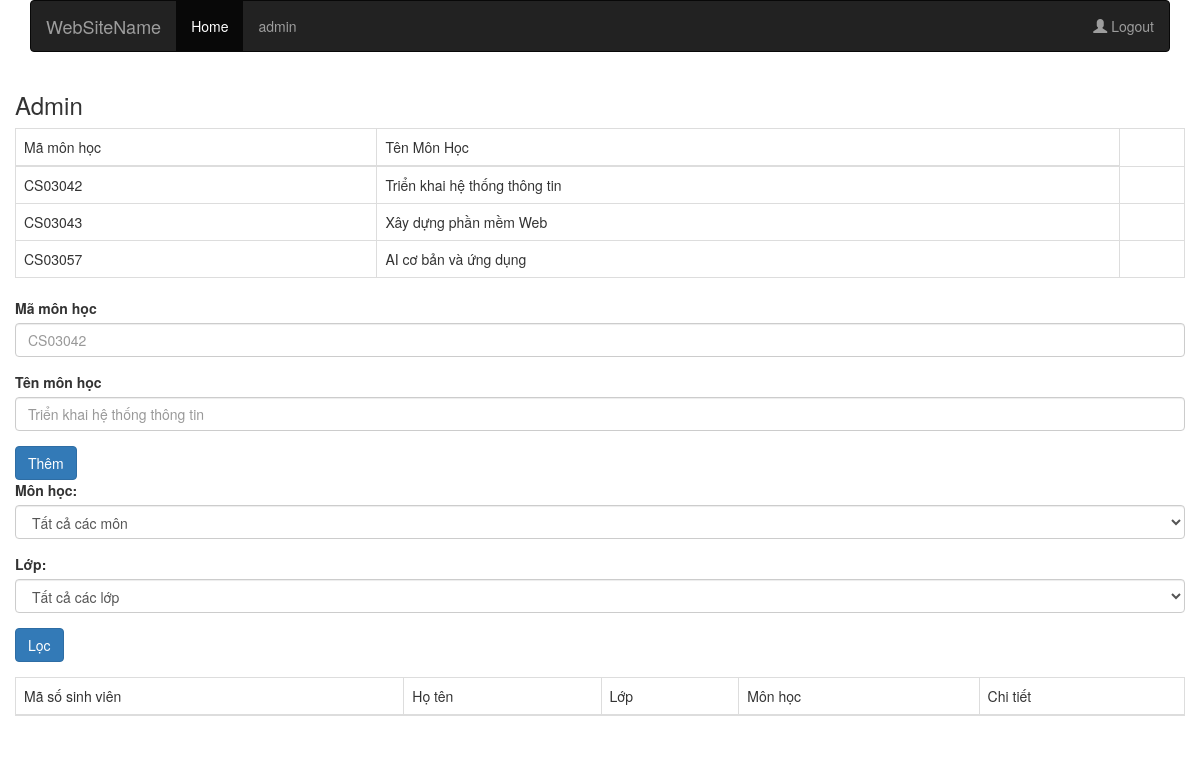
Screenshot of /admin/admin.php (signed in) with the database file from the repository.
### tables this page shows
CREATE TABLE IF NOT EXISTS `mon_hoc` (
  `ten_mon_hoc` varchar(50) NOT NULL,
  `ma_mon_hoc` varchar(10) NOT NULL,
  PRIMARY KEY (`ma_mon_hoc`),
  UNIQUE KEY `MaMH` (`ma_mon_hoc`),
  KEY `MaMH_2` (`ma_mon_hoc`)
);

### admin/admin.php (the view, shortened to what this page needs)
<?php
include_once ("../config.php");
?>
<!DOCTYPE html>
<html>
<head>
    <link rel="stylesheet" href="../css/bootstrap.min.css">
</head>
<body>
    <div class="container">
        <?php
        include_once ("../header.php");
        ?>
        <div class="row">
            <div class="card card-outline-secondary">
                <div class="card-header">
                    <h3 class="mb-0">Admin</h3>
                </div>
                <table class="table table-bordered">
                    <thead>
                        <tr>
                            <td>Mã môn học</td>
                            <td>Tên Môn Học</td>
                        </tr>
                    </thead>
                    <tbody>
                        <?php
                        $sql = "select ma_mon_hoc, ten_mon_hoc from mon_hoc";
                        $query = $conn->query($sql);
                        while ($row = $query->fetch_assoc()) {
                            ?>
                            <tr>
                                <td>
                                    <?php echo $row['ma_mon_hoc'] ?>
                                </td>
                                <td>
                                    <?php echo $row['ten_mon_hoc'] ?>
                                </td>
                                <td>
                                </td>
                            </tr>
                            <?php
                        }
                        ?>
                    </tbody>
                </table>
                <form method="post" action="admin.php">
                    <div class="form-group">
                        <label for="mamh">Mã môn học</label>
                        <input type="text" class="form-control" id="mamh" name="mamh" placeholder="CS03042">
                    </div>
                    <div class="form-group">
                        <label for="tenmh">Tên môn học</label>
                        <input type="text" class="form-control" id="tenmh" name="tenmh"
                            placeholder="Triển khai hệ thống thông tin">
                    </div>
                    <input type="submit" class="btn btn-primary" name="AddSubject" value="Thêm">
                </form>
                <form method="post" action="admin.php">
                    <div class="form-group">
                        <span>
                            <label for="mon_hoc">Môn học:</label>
                            <select class="form-control" name="mon_hoc" id="mon_hoc">
                                <option value="All">Tất cả các môn</option>
                            </select>
                        </span>
                    </div>
                    <div class="form-group">
                        <span>
                            <label for="lop">Lớp:</label>
                            <select class="form-control" name="lop" id="lop">
                                <option value="All">Tất cả các lớp</option>
                            </select>
                        </span>
                    </div>
                    <div class="form-group">
                        <span>
                            <input type="submit" class="btn btn-primary" name="filter" value="Lọc">
                        </span>
                    </div>
                </form>
                <table class="table table-bordered">
                    <thead>
                        <tr>
                            <td>Mã số sinh viên</td>
                            <td>Họ tên</td>
                            <td>Lớp</td>
                            <td>Môn học</td>
                            <td>Chi tiết</td>
                        </tr>
                    </thead>
                </table>
            </div>
        </div>
</body>
</html>

### rows the page displays
mon_hoc: ma_mon_hoc "CS03042", ten_mon_hoc "Triển khai hệ thống thông tin"
mon_hoc: ma_mon_hoc "CS03043", ten_mon_hoc "Xây dựng phần mềm Web"
mon_hoc: ma_mon_hoc "CS03057", ten_mon_hoc "AI cơ bản và ứng dụng"
